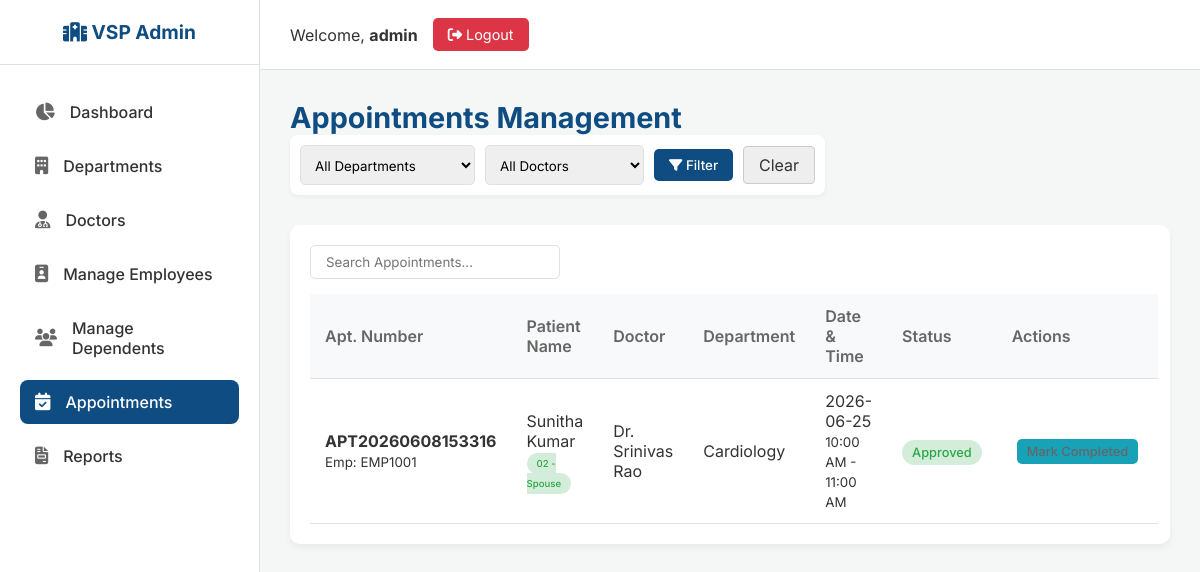
The app's page /admin/appointments (signed in), older data.
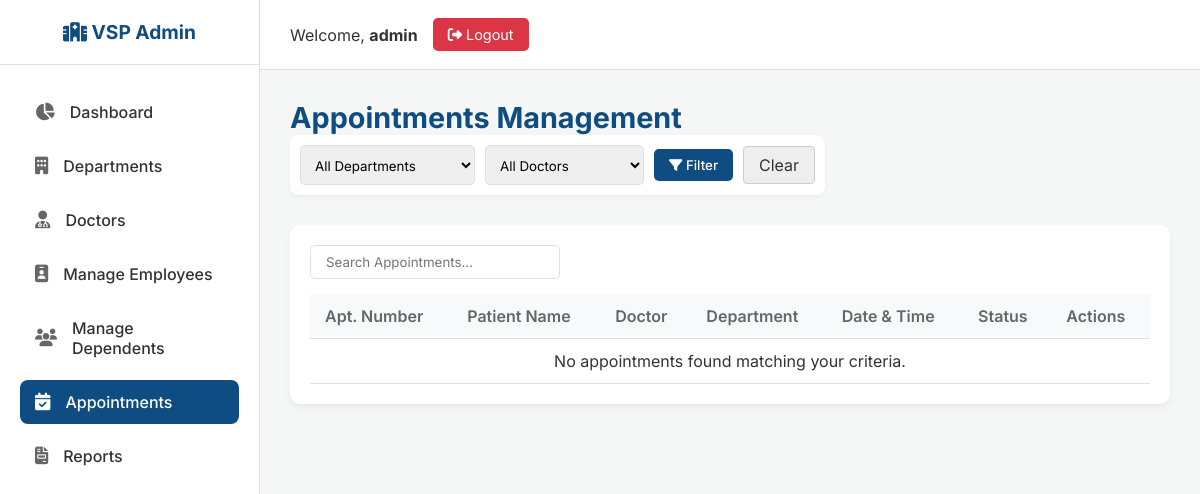
The same page, newer data.
### tables this page shows
CREATE TABLE appointments (
            appointment_id INTEGER PRIMARY KEY AUTOINCREMENT,
            appointment_number TEXT UNIQUE NOT NULL,
            employee_id INTEGER,
            dependent_id INTEGER,
            patient_name TEXT,
            relationship TEXT,
            doctor_id INTEGER,
            department_id INTEGER,
            appointment_date TEXT NOT NULL,
            appointment_time TEXT NOT NULL,
            status TEXT DEFAULT 'Pending',
            FOREIGN KEY (employee_id) REFERENCES employees (id),
            FOREIGN KEY (dependent_id) REFERENCES dependents (dependent_id),
            FOREIGN KEY (doctor_id) REFERENCES doctors (id),
            FOREIGN KEY (department_id) REFERENCES departments (id)
        );

CREATE TABLE employees (
            id INTEGER PRIMARY KEY AUTOINCREMENT,
            employee_id TEXT UNIQUE NOT NULL,
            employee_name TEXT NOT NULL,
            department TEXT,
            designation TEXT,
            mobile TEXT NOT NULL,
            email TEXT,
            dob TEXT,
            gender TEXT,
            blood_group TEXT,
            address TEXT,
            status TEXT DEFAULT 'Active',
            password TEXT NOT NULL
        );

CREATE TABLE doctors (
            id INTEGER PRIMARY KEY AUTOINCREMENT,
            name TEXT NOT NULL,
            department_id INTEGER,
            specialization TEXT,
            qualification TEXT,
            experience TEXT,
            phone_number TEXT,
            email TEXT,
            available_days TEXT,
            available_time_slots TEXT,
            status TEXT DEFAULT 'Active',
            profile_photo TEXT,
            FOREIGN KEY (department_id) REFERENCES departments (id)
        );

CREATE TABLE departments (
            id INTEGER PRIMARY KEY AUTOINCREMENT,
            department_code TEXT UNIQUE NOT NULL,
            name TEXT NOT NULL,
            description TEXT,
            status TEXT DEFAULT 'Active',
            created_date TEXT NOT NULL
        );

### app.py (the view, shortened to what this page needs)
@app.route('/admin/appointments', methods=['GET', 'POST'])
def admin_appointments():
    if not check_admin(): return redirect(url_for('login'))
    conn = get_db_connection()
    doctor_id = request.args.get('doctor_id')
    department_id = request.args.get('department_id')
    query = '''
        SELECT a.*, e.employee_id as emp_code, d.name as doctor_name, dep.name as dept_name
        FROM appointments a
        JOIN employees e ON a.employee_id = e.id
        JOIN doctors d ON a.doctor_id = d.id
        JOIN departments dep ON a.department_id = dep.id
        WHERE 1=1
    '''
    params = []
    if doctor_id:
        query += " AND a.doctor_id = ?"
        params.append(doctor_id)
    if department_id:
        query += " AND a.department_id = ?"
        params.append(department_id)
    query += " ORDER BY a.appointment_date DESC, a.appointment_time DESC"
    appointments = conn.execute(query, params).fetchall()
    doctors = conn.execute('SELECT id, name FROM doctors').fetchall()
    departments = conn.execute('SELECT id, name FROM departments').fetchall()
    conn.close()
    return render_template('admin_appointments.html', appointments=appointments, doctors=doctors, departments=departments)

### app.py (called while the page is built)
def get_db_connection():
    conn = sqlite3.connect('hospital.db')
    conn.row_factory = sqlite3.Row
    return conn

def check_admin():
    if not session.get('user_id') or session.get('role') != 'admin':
        return False
    return True

### templates/admin_appointments.html (shortened to what the changed rows need)
{% extends "admin_base.html" %}
{% block content %}
<div class="page-header" style="display: flex; justify-content: space-between; align-items: center; flex-wrap: wrap;">
    <h1 class="page-title">Appointments Management</h1>
</div>
<div class="table-container">
    <table class="data-table" id="appointmentTable">
        <thead>
            <tr>
                <th>Apt. Number</th>
                <th>Patient Name</th>
                <th>Doctor</th>
                <th>Department</th>
                <th>Date & Time</th>
                <th>Status</th>
                <th>Actions</th>
            </tr>
        </thead>
        <tbody>
            {% for apt in appointments %}
            <tr>
                <td><strong>{{ apt.appointment_number }}</strong><br><small>Emp: {{ apt.emp_code }}</small></td>
                <td>{{ apt.patient_name }}<br><small class="badge badge-active" style="font-size: 0.6rem;">{{ apt.relationship }}</small></td>
                <td>{{ apt.doctor_name }}</td>
                <td>{{ apt.dept_name }}</td>
                <td>{{ apt.appointment_date }} <br><small>{{ apt.appointment_time }}</small></td>
                <td>
                    <span class="badge
                        {% if apt.status == 'Pending' %}badge-pending
                        {% elif apt.status == 'Approved' %}badge-active
                        {% elif apt.status == 'Completed' %}badge-completed
                        {% else %}badge-inactive{% endif %}">
                        {{ apt.status }}
                    </span>
                </td>
                <td class="action-btns" style="white-space: nowrap;">
                    {% if apt.status == 'Pending' %}
                    <form action="{{ url_for('admin_appointments') }}" method="POST" style="display:inline;" onsubmit="return confirm('Approve this appointment?');">
                        <input type="hidden" name="action" value="update_status">
                        <input type="hidden" name="id" value="{{ apt.appointment_id }}">
                        <input type="hidden" name="status" value="Approved">
                        <button type="submit" class="btn-primary" style="padding: 5px 10px; font-size: 0.8rem; margin-right: 5px;">Approve</button>
                    </form>
                    <form action="{{ url_for('admin_appointments') }}" method="POST" style="display:inline;" onsubmit="return confirm('Cancel this appointment?');">
                        <input type="hidden" name="action" value="update_status">
                        <input type="hidden" name="id" value="{{ apt.appointment_id }}">
                        <input type="hidden" name="status" value="Cancelled">
                        <button type="submit" class="btn-primary" style="padding: 5px 10px; font-size: 0.8rem; background-color: var(--danger-color);">Cancel</button>
                    </form>
                    {% elif apt.status == 'Approved' %}
                    <form action="{{ url_for('admin_appointments') }}" method="POST" style="display:inline;" onsubmit="return confirm('Mark this appointment as Completed?');">
                        <button type="submit" class="btn-primary" style="padding: 5px 10px; font-size: 0.8rem; background-color: var(--info-color);">Mark Completed</button>
                    </form>
                    {% endif %}
                </td>
            </tr>
            {% else %}
            <tr>
                <td colspan="7" style="text-align: center;">No appointments found matching your criteria.</td>
            </tr>
            {% endfor %}
        </tbody>
    </table>
</div>
{% endblock %}

Row changes from the older to the newer data that the page shows:
removed appointments: appointment_number "APT20260608153316", emp_code "EMP1001", patient_name "Sunitha Kumar", relationship "02 - Spouse", doctor_name "Dr. Srinivas Rao", dept_name "Cardiology", appointment_date "2026-06-25", appointment_time "10:00 AM - 11:00 AM", status "Approved"
Text that changed along with them:
text now shown: "No appointments found matching your criteria."
